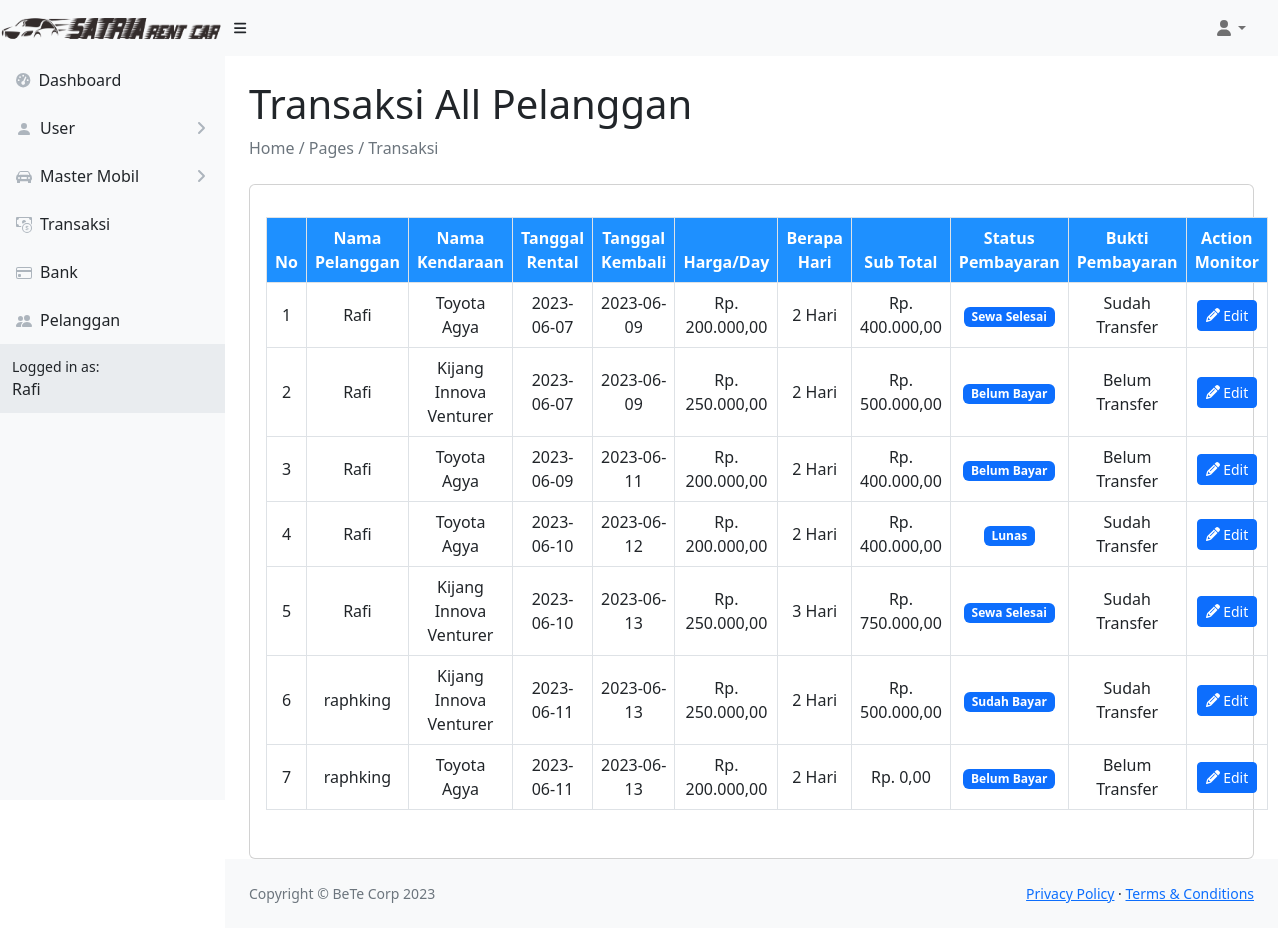
/rentalsatria/transaksi.php (signed in), run on the app's committed database.
### tables this page shows
CREATE TABLE `tbl_user` (
  `id_user` int(11) NOT NULL,
  `nama` varchar(128) NOT NULL,
  `email` varchar(128) NOT NULL,
  `password` varchar(128) NOT NULL,
  `photo_user` varchar(128) DEFAULT NULL,
  `status_user` int(11) NOT NULL
);

CREATE TABLE `transaksi` (
  `id_transaksi` int(11) NOT NULL,
  `id_pelanggan` int(11) NOT NULL,
  `id_mobil` int(11) NOT NULL,
  `tanggal_rental` date NOT NULL,
  `tanggal_kembali` date NOT NULL,
  `harga` int(20) NOT NULL,
  `berapa_hari` int(20) NOT NULL,
  `sub_total` int(20) NOT NULL,
  `status_pembayaran` int(11) DEFAULT NULL,
  `total_bayar` int(120) DEFAULT NULL,
  `atas_nama_pelanggan` varchar(128) DEFAULT NULL,
  `nama_bank_pelanggan` varchar(128) DEFAULT NULL,
  `nomor_rekening_pelanggan` varchar(128) DEFAULT NULL,
  `bukti_pembayaran` varchar(120) DEFAULT NULL,
  `tanggal_pengembalian` date DEFAULT NULL,
  `status_pengembalian` varchar(50) DEFAULT NULL,
  `status_rental` varchar(50) DEFAULT NULL
);

CREATE TABLE `tbl_pelanggan` (
  `id_pelanggan` int(11) NOT NULL,
  `nama_pelanggan` varchar(128) DEFAULT NULL,
  `email_pelanggan` varchar(128) NOT NULL,
  `password` varchar(128) NOT NULL,
  `gambar_pelanggan` varchar(128) DEFAULT NULL,
  `nik_ktp` varchar(20) DEFAULT NULL,
  `upload_ktp` varchar(50) DEFAULT NULL,
  `no_sim` varchar(20) DEFAULT NULL,
  `upload_sim` varchar(50) DEFAULT NULL
);

CREATE TABLE `tbl_mobil` (
  `id_mobil` int(11) NOT NULL,
  `id_type` int(11) NOT NULL,
  `nama_kendaraan` varchar(128) NOT NULL,
  `no_plat` varchar(20) NOT NULL,
  `warna` varchar(128) NOT NULL,
  `harga` int(11) NOT NULL,
  `gambar` varchar(50) NOT NULL,
  `tahun` int(4) NOT NULL,
  `status_sewa` int(10) NOT NULL
);

### rentalsatria/transaksi.php (the view, shortened to what this page needs)
<?php
    include "database/koneksi.php";
    $query = "SELECT * ,transaksi.id_pelanggan, transaksi.id_mobil, tbl_pelanggan.nama_pelanggan, tbl_mobil.nama_kendaraan FROM transaksi INNER JOIN tbl_pelanggan ON transaksi.id_pelanggan = tbl_pelanggan.id_pelanggan INNER JOIN tbl_mobil ON transaksi.id_mobil = tbl_mobil.id_mobil WHERE 1;";
    $sql = mysqli_query($conn, $query);
    $no = 1;
    if(isset($_SESSION['email'])){
        $email = $_SESSION['email'];
        $query = "SELECT * FROM tbl_user WHERE email = '$email'";
        $result = mysqli_query($conn, $query);
        $data = mysqli_fetch_array($result);
    }
    function rupiah($angka){
        $format_rupiah = "Rp. " . number_format($angka,2,',','.');
        return $format_rupiah;
    }
?>
<!DOCTYPE html>
<html lang="en">
<head>
    <link href="https://cdn.jsdelivr.net/npm/simple-datatables@7.1.2/dist/style.min.css" rel="stylesheet" />
    <link href="./css/styles.css" rel="stylesheet" />
</head>
<body class="sb-nav-fixed">
    <nav class="sb-topnav navbar navbar-expand navbar-light bg-light">
        <a class="navbar-brand" href="index.html"><img src="images/logo.png" alt="" style="width:225px;height:40px;"></a>
        <button class="btn btn-link btn-sm order-1 order-lg-0 me-4 me-lg-0" id="sidebarToggle" href="#!"><i
                class="fas fa-bars"></i></button>
        <ul class="navbar-nav ms-auto ms-md-0 me-3 me-lg-4">
            <li class="nav-item dropdown">
                <a class="nav-link dropdown-toggle" id="navbarDropdown" href="#" role="button" data-bs-toggle="dropdown"
                    aria-expanded="false"><i class="fas fa-user fa-fw"></i></a>
            </li>
        </ul>
    </nav>
    <div id="layoutSidenav">
        <div id="layoutSidenav_nav">
            <nav class="sb-sidenav accordion sb-sidenav-light" id="sidenavAccordion">
                <div class="sb-sidenav-menu">
                    <div class="nav">
                        <a class="nav-link" href="admin.php">
                            <div class="sb-nav-link-icon"><i class="fas fa-tachometer-alt"></i></div>
                            Dashboard
                        </a>
                        <a class="nav-link collapsed" href="#" data-bs-toggle="collapse"
                            data-bs-target="#collapseLayouts" aria-expanded="false" aria-controls="collapseLayouts">
                            <div class="sb-nav-link-icon"><svg xmlns="http://www.w3.org/2000/svg" width="16" height="16" fill="currentColor" class="bi bi-person-fill" viewBox="0 0 16 16">
                                <path d="M3 14s-1 0-1-1 1-4 6-4 6 3 6 4-1 1-1 1H3Zm5-6a3 3 0 1 0 0-6 3 3 0 0 0 0 6Z"/>
                            </svg></div>
                            User
                            <div class="sb-sidenav-collapse-arrow"><i class="fas fa-angle-down"></i></div>
                        </a>
                        <a class="nav-link collapsed" href="#" data-bs-toggle="collapse" data-bs-target="#collapsePages"
                            aria-expanded="false" aria-controls="collapsePages">
                            <div class="sb-nav-link-icon"></div>
                            Master Mobil
                            <div class="sb-sidenav-collapse-arrow"><i class="fas fa-angle-down"></i></div>
                        </a>
                        <a class="nav-link" href="">
                            <div class="sb-nav-link-icon"></div>
                            Transaksi
                        </a>
                        <a class="nav-link" href="bank.php">
                            <div class="sb-nav-link-icon"></div>
                            Bank
                        </a>
                        <a class="nav-link" href="pelanggan.php">
                            <div class="sb-nav-link-icon"></div>
                            Pelanggan
                        </a>
                </div>
                <div class="sb-sidenav-footer">
                    <div class="small">Logged in as:</div>
                    <?=$data['nama']?>
                </div>
            </nav>
        </div>
    <div id="layoutSidenav_content">
        <main id="main" class="main">
    <div class="container-fluid px-4">
        <h1 class="mt-4">Transaksi All Pelanggan</h1>
        <ol class="breadcrumb mb-4">
            <li class="breadcrumb-item active">Home / Pages / Transaksi</li>
        </ol>
            <div class="row">
                <div class="col-md-12">
                    <div class="card">
                        <div class="card-body my-3">
                            <table class="table table-bordered table-responsive" id="example1">
                                <thead class="text-center" style="color: white; background-color: dodgerblue;">
                                    <tr>
                                        <th>No</th>
                                        <th>Nama Pelanggan</th>
                                        <th>Nama Kendaraan</th>
                                        <th>Tanggal Rental</th>
                                        <th>Tanggal Kembali</th>
                                        <th>Harga/Day</th>
                                        <th>Berapa Hari</th>
                                        <th>Sub Total</th>
                                        <th>Status Pembayaran</th>
                                        <th>Bukti Pembayaran</th>
                                        <th>Action Monitor</th>
                                    </tr>
                                </thead>
                                <tbody>
                                    <?php while ($result = mysqli_fetch_assoc($sql)) { ?>
                                            <tr class="text-center">
                                                <td style="vertical-align: middle;"><?=$no++?></td>
                                                <td style="vertical-align: middle;"><?=$result['nama_pelanggan']?></td>
                                                <td style="vertical-align: middle;"><?=$result['nama_kendaraan']?></td>
                                                <td style="vertical-align: middle;"><?=$result['tanggal_rental']?></td>
                                                <td style="vertical-align: middle;"><?=$result['tanggal_kembali']?></td>
                                                <td style="vertical-align: middle;"><?=rupiah($result['harga'])?></td>
                                                <td style="vertical-align: middle;"><?=$result['berapa_hari']?> Hari</td>
                                                <td style="vertical-align: middle;"><?=rupiah($result['total_bayar'])?></td>
                                                <?php if ($result['status_pembayaran'] == 0) { ?>
                                                    <td style="vertical-align: middle;"><span class="badge bg-primary">Belum Bayar</span></td>
                                                <?php } elseif ($result['status_pembayaran'] == 1) { ?>
                                                    <td style="vertical-align: middle;"><span class="badge bg-primary">Sudah Bayar</span></td>
                                                <?php } elseif ($result['status_pembayaran'] == 2) {?>
                                                    <td style="vertical-align: middle;"><span class="badge bg-primary">Lunas</span></td>
                                                <?php } elseif ($result['status_pembayaran'] == 3) {?>
                                                    <td style="vertical-align: middle;"><span class="badge bg-primary">Sewa Selesai</span></td>
                                                <?php } ?>
                                                 <?php if ($result['bukti_pembayaran'] > 0) { ?>
                                                    <td style="vertical-align: middle;">Sudah Transfer</td>
                                                <?php } else { ?>
                                                    <td style="vertical-align: middle;">Belum Transfer</td>
                                                <?php } ?>
                                                <td style="vertical-align: middle;">
                                                    <button type="button" class="btn btn-primary btn-sm" data-bs-toggle="modal" data-bs-target="#edit<?=$no?>"><i class="fa fa-pencil"></i>
                                                        Edit
                                                    </button>
                                                </td>
                                            </tr>
                                    <?php } ?>
                                </tbody>
                            </table>
                        </div>
                    </div>
                </div>
            </div>
    </div>
    </main>
            <footer class="py-4 bg-light mt-auto">
                <div class="container-fluid px-4">
                    <div class="d-flex align-items-center justify-content-between small">
                        <div class="text-muted">Copyright &copy; BeTe Corp 2023</div>
                        <div>
                            <a href="#">Privacy Policy</a>
                            &middot;
                            <a href="#">Terms &amp; Conditions</a>
                        </div>
                    </div>
                </div>
            </footer>
        </div>
    </div>
</body>
</html>

### data on the page
tbl_user: nama "Rafi"
transaksi: id_pelanggan.nama_pelanggan "Rafi", id_mobil.nama_kendaraan "Toyota Agya", tanggal_rental "2023-06-07", tanggal_kembali "2023-06-09", id_mobil.harga "Rp. 200.000,00", berapa_hari "2", total_bayar "Rp. 400.000,00", status_pembayaran "Sewa Selesai", bukti_pembayaran "Sudah Transfer"
transaksi: id_pelanggan.nama_pelanggan "Rafi", id_mobil.nama_kendaraan "Kijang Innova Venturer", tanggal_rental "2023-06-07", tanggal_kembali "2023-06-09", id_mobil.harga "Rp. 250.000,00", berapa_hari "2", total_bayar "Rp. 500.000,00", status_pembayaran "Belum Bayar", bukti_pembayaran "Belum Transfer"
transaksi: id_pelanggan.nama_pelanggan "Rafi", id_mobil.nama_kendaraan "Toyota Agya", tanggal_rental "2023-06-09", tanggal_kembali "2023-06-11", id_mobil.harga "Rp. 200.000,00", berapa_hari "2", total_bayar "Rp. 400.000,00", status_pembayaran "Belum Bayar", bukti_pembayaran "Belum Transfer"
transaksi: id_pelanggan.nama_pelanggan "Rafi", id_mobil.nama_kendaraan "Toyota Agya", tanggal_rental "2023-06-10", tanggal_kembali "2023-06-12", id_mobil.harga "Rp. 200.000,00", berapa_hari "2", total_bayar "Rp. 400.000,00", status_pembayaran "Lunas", bukti_pembayaran "Sudah Transfer"
transaksi: id_pelanggan.nama_pelanggan "Rafi", id_mobil.nama_kendaraan "Kijang Innova Venturer", tanggal_rental "2023-06-10", tanggal_kembali "2023-06-13", id_mobil.harga "Rp. 250.000,00", berapa_hari "3", total_bayar "Rp. 750.000,00", status_pembayaran "Sewa Selesai", bukti_pembayaran "Sudah Transfer"
transaksi: id_pelanggan.nama_pelanggan "raphking", id_mobil.nama_kendaraan "Kijang Innova Venturer", tanggal_rental "2023-06-11", tanggal_kembali "2023-06-13", id_mobil.harga "Rp. 250.000,00", berapa_hari "2", total_bayar "Rp. 500.000,00", status_pembayaran "Sudah Bayar", bukti_pembayaran "Sudah Transfer"
transaksi: id_pelanggan.nama_pelanggan "raphking", id_mobil.nama_kendaraan "Toyota Agya", tanggal_rental "2023-06-11", tanggal_kembali "2023-06-13", id_mobil.harga "Rp. 200.000,00", berapa_hari "2", total_bayar "Rp. 0,00", status_pembayaran "Belum Bayar", shows "Belum Transfer"
